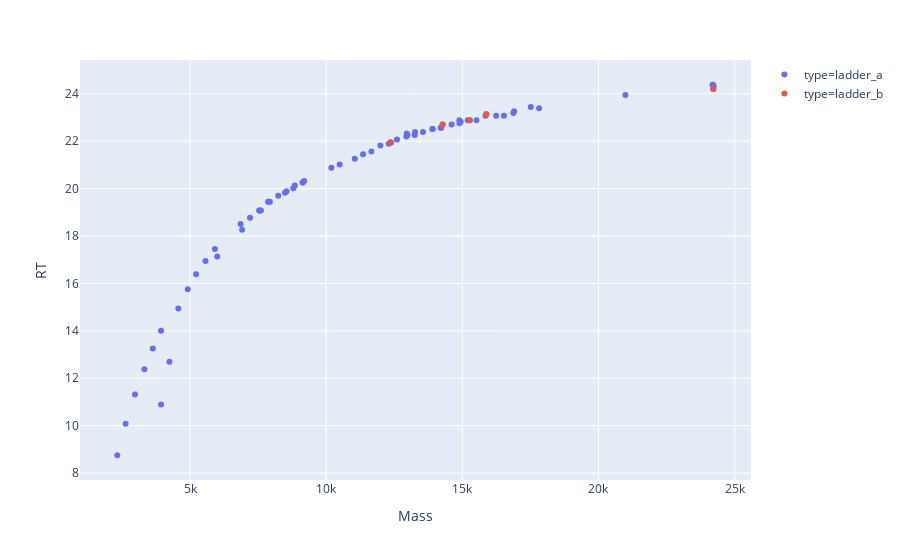
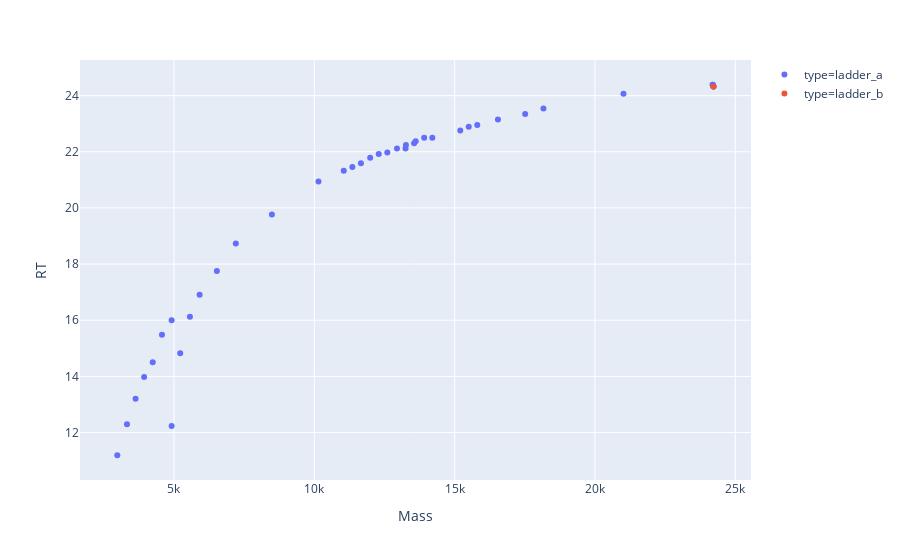

Notebook code for these charts, in order:
### Code cell
plotly_zones(df_matched_5p_s3, df_matched_5p_s3_list[-2])
plotly_zones(df_matched_5p_s6, df_matched_5p_s6_list[-2])

### Figure 1 — Plotly figure (JSON) as saved in the notebook; plotly's stock layout.template omitted (floating-point values rounded to 4 significant figures)
{"data": [{"hoverlabel": {"namelength": 0}, "hovertemplate": "type=ladder_a<br>Mass=%{x}<br>RT=%{y}", "legendgroup": "type=ladder_a", "marker": {"color": "#636efa", "symbol": "circle"}, "mode": "markers", "name": "type=ladder_a", "showlegend": true, "type": "scatter", "x": [4242.0, 5223.0, 4572.0, 5568.0, 4917.0, 5913.0, 3936.0, 3936.0, 7544.0, 3631.0, 7873.0, 2635.0, 2980.0, 3325.0, 9135.0, 14890.0, 2329.0, 7548.0, 6858.0, 7877.0, 7203.0, 11660.0, 11050.0, 11360.0, 12300.0, 13560.0, 12600.0, 11990.0, 8794.0, 13250.0, 8489.0, 9139.0, 14210.0, 13900.0, 12950.0, 14900.0, 15200.0, 15520.0, 14220.0, 13260.0, 13910.0, 12960.0, 16870.0, 16530.0, 20990.0, 24190.0, 15850.0, 12990.0, 14940.0, 24200.0, 6914.0, 7604.0, 8850.0, 8239.0, 17510.0, 9195.0, 8545.0, 10500.0, 7933.0, 14610.0, 10190.0, 17820.0, 16900.0, 24220.0, 14280.0, 15270.0, 12370.0, 15880.0, 24230.0, 16240.0, 12380.0, 6001.0], "xaxis": "x", "y": [12.7, 16.38, 14.95, 16.94, 15.75, 17.45, 10.89, 14.0, 19.08, 13.26, 19.45, 10.08, 11.32, 12.38, 20.26, 22.88, 8.753, 19.08, 18.51, 19.45, 18.77, 21.57, 21.26, 21.45, 21.89, 22.39, 22.07, 21.82, 20.01, 22.26, 19.82, 20.26, 22.57, 22.51, 22.19, 22.76, 22.88, 22.88, 22.57, 22.39, 22.51, 22.32, 23.19, 23.08, 23.95, 24.38, 23.08, 22.26, 22.83, 24.38, 18.26, 19.08, 20.13, 19.69, 23.44, 20.32, 19.89, 21.01, 19.45, 22.7, 20.88, 23.39, 23.26, 24.2, 22.7, 22.88, 21.94, 23.14, 24.32, 23.08, 21.94, 17.13], "yaxis": "y"}, {"hoverlabel": {"namelength": 0}, "hovertemplate": "type=ladder_b<br>Mass=%{x}<br>RT=%{y}", "legendgroup": "type=ladder_b", "marker": {"color": "#EF553B", "symbol": "circle"}, "mode": "markers", "name": "type=ladder_b", "showlegend": true, "type": "scatter", "x": [24220.0, 14280.0, 15270.0, 12370.0, 15880.0], "xaxis": "x", "y": [24.2, 22.7, 22.88, 21.94, 23.14], "yaxis": "y"}], "layout": {"legend": {"tracegroupgap": 0}, "margin": {"t": 60}, "xaxis": {"anchor": "y", "domain": [0, 1], "title": {"text": "Mass"}}, "yaxis": {"anchor": "x", "domain": [0, 1], "title": {"text": "RT"}}}}

### Figure 2 — Plotly figure (JSON) as saved in the notebook; plotly's stock layout.template omitted (floating-point values rounded to 4 significant figures)
{"data": [{"hoverlabel": {"namelength": 0}, "hovertemplate": "type=ladder_a<br>Mass=%{x}<br>RT=%{y}", "legendgroup": "type=ladder_a", "marker": {"color": "#636efa", "symbol": "circle"}, "mode": "markers", "name": "type=ladder_a", "showlegend": true, "type": "scatter", "x": [5223.0, 5568.0, 5913.0, 4242.0, 3936.0, 3631.0, 4917.0, 4572.0, 4917.0, 15500.0, 2980.0, 3325.0, 15810.0, 11660.0, 11050.0, 11360.0, 6529.0, 12300.0, 7203.0, 13560.0, 11990.0, 12600.0, 14210.0, 12950.0, 8489.0, 15200.0, 13250.0, 10150.0, 13910.0, 13260.0, 24190.0, 16540.0, 24200.0, 17510.0, 18160.0, 21020.0, 13610.0, 24220.0, 24230.0], "xaxis": "x", "y": [14.83, 16.13, 16.91, 14.5, 13.98, 13.2, 12.24, 15.48, 16.0, 22.89, 11.19, 12.29, 22.95, 21.59, 21.33, 21.46, 17.75, 21.92, 18.73, 22.31, 21.78, 21.98, 22.5, 22.12, 19.77, 22.76, 22.12, 20.94, 22.5, 22.24, 24.39, 23.15, 24.39, 23.34, 23.55, 24.07, 22.37, 24.32, 24.32], "yaxis": "y"}, {"hoverlabel": {"namelength": 0}, "hovertemplate": "type=ladder_b<br>Mass=%{x}<br>RT=%{y}", "legendgroup": "type=ladder_b", "marker": {"color": "#EF553B", "symbol": "circle"}, "mode": "markers", "name": "type=ladder_b", "showlegend": true, "type": "scatter", "x": [24220.0], "xaxis": "x", "y": [24.32], "yaxis": "y"}], "layout": {"legend": {"tracegroupgap": 0}, "margin": {"t": 60}, "xaxis": {"anchor": "y", "domain": [0, 1], "title": {"text": "Mass"}}, "yaxis": {"anchor": "x", "domain": [0, 1], "title": {"text": "RT"}}}}
